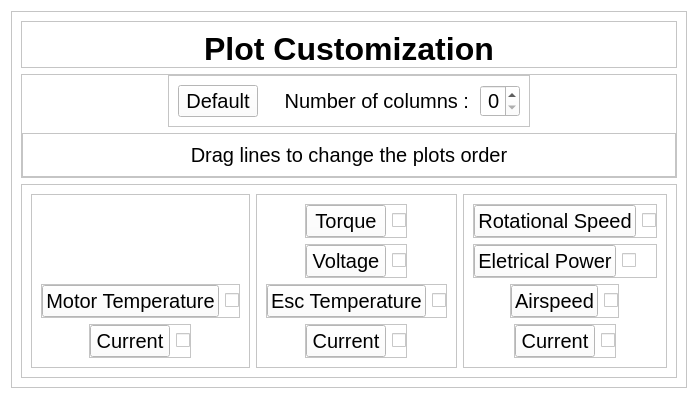
<?xml version="1.0" encoding="UTF-8"?>
<ui version="4.0">
 <class>Frame</class>
 <widget class="QFrame" name="Frame">
  <property name="geometry">
   <rect>
    <x>0</x>
    <y>0</y>
    <width>487</width>
    <height>414</height>
   </rect>
  </property>
  <property name="windowTitle">
   <string>Frame</string>
  </property>
  <property name="styleSheet">
   <string notr="true">*{
	background-color: rgb(255, 255, 255);
}



#headerLine{
	
	color: rgb(0, 0, 0);
}</string>
  </property>
  <layout class="QVBoxLayout" name="verticalLayout">
   <item alignment="Qt::AlignTop">
    <widget class="QFrame" name="frame_7">
     <property name="frameShape">
      <enum>QFrame::StyledPanel</enum>
     </property>
     <property name="frameShadow">
      <enum>QFrame::Raised</enum>
     </property>
     <layout class="QVBoxLayout" name="verticalLayout_6">
      <item alignment="Qt::AlignTop">
       <widget class="QFrame" name="headerTab">
        <property name="frameShape">
         <enum>QFrame::StyledPanel</enum>
        </property>
        <property name="frameShadow">
         <enum>QFrame::Raised</enum>
        </property>
        <layout class="QHBoxLayout" name="horizontalLayout">
         <property name="leftMargin">
          <number>0</number>
         </property>
         <property name="rightMargin">
          <number>0</number>
         </property>
         <property name="bottomMargin">
          <number>0</number>
         </property>
         <item>
          <widget class="QLabel" name="label">
           <property name="font">
            <font>
             <pointsize>24</pointsize>
             <weight>75</weight>
             <bold>true</bold>
            </font>
           </property>
           <property name="text">
            <string>Plot Customization</string>
           </property>
           <property name="alignment">
            <set>Qt::AlignCenter</set>
           </property>
          </widget>
         </item>
        </layout>
       </widget>
      </item>
      <item>
       <widget class="QFrame" name="optionsTab">
        <property name="frameShape">
         <enum>QFrame::StyledPanel</enum>
        </property>
        <property name="frameShadow">
         <enum>QFrame::Raised</enum>
        </property>
        <layout class="QVBoxLayout" name="verticalLayout_3">
         <property name="leftMargin">
          <number>0</number>
         </property>
         <property name="topMargin">
          <number>0</number>
         </property>
         <property name="rightMargin">
          <number>0</number>
         </property>
         <property name="bottomMargin">
          <number>0</number>
         </property>
         <item alignment="Qt::AlignHCenter">
          <widget class="QFrame" name="frame_2">
           <property name="frameShape">
            <enum>QFrame::StyledPanel</enum>
           </property>
           <property name="frameShadow">
            <enum>QFrame::Raised</enum>
           </property>
           <layout class="QHBoxLayout" name="horizontalLayout_2">
            <item alignment="Qt::AlignLeft|Qt::AlignVCenter">
             <widget class="QPushButton" name="pushButton">
              <property name="font">
               <font>
                <pointsize>15</pointsize>
               </font>
              </property>
              <property name="text">
               <string>Default</string>
              </property>
             </widget>
            </item>
            <item>
             <spacer name="horizontalSpacer">
              <property name="orientation">
               <enum>Qt::Horizontal</enum>
              </property>
              <property name="sizeHint" stdset="0">
               <size>
                <width>20</width>
                <height>20</height>
               </size>
              </property>
             </spacer>
            </item>
            <item alignment="Qt::AlignLeft">
             <widget class="QLabel" name="label_2">
              <property name="font">
               <font>
                <pointsize>15</pointsize>
               </font>
              </property>
              <property name="text">
               <string>Number of columns :</string>
              </property>
              <property name="alignment">
               <set>Qt::AlignRight|Qt::AlignTrailing|Qt::AlignVCenter</set>
              </property>
             </widget>
            </item>
            <item>
             <spacer name="horizontalSpacer_2">
              <property name="orientation">
               <enum>Qt::Horizontal</enum>
              </property>
              <property name="sizeHint" stdset="0">
               <size>
                <width>5</width>
                <height>20</height>
               </size>
              </property>
             </spacer>
            </item>
            <item>
             <widget class="QSpinBox" name="spinBox">
              <property name="maximumSize">
               <size>
                <width>40</width>
                <height>16777215</height>
               </size>
              </property>
              <property name="font">
               <font>
                <pointsize>15</pointsize>
               </font>
              </property>
              <property name="alignment">
               <set>Qt::AlignRight|Qt::AlignTrailing|Qt::AlignVCenter</set>
              </property>
              <property name="maximum">
               <number>4</number>
              </property>
             </widget>
            </item>
           </layout>
          </widget>
         </item>
         <item>
          <widget class="QFrame" name="frame">
           <property name="frameShape">
            <enum>QFrame::StyledPanel</enum>
           </property>
           <property name="frameShadow">
            <enum>QFrame::Raised</enum>
           </property>
           <layout class="QHBoxLayout" name="horizontalLayout_3">
            <item alignment="Qt::AlignTop">
             <widget class="QLabel" name="label_3">
              <property name="font">
               <font>
                <pointsize>15</pointsize>
               </font>
              </property>
              <property name="text">
               <string>Drag lines to change the plots order</string>
              </property>
              <property name="alignment">
               <set>Qt::AlignCenter</set>
              </property>
             </widget>
            </item>
           </layout>
          </widget>
         </item>
        </layout>
       </widget>
      </item>
      <item>
       <widget class="QFrame" name="frame_3">
        <property name="frameShape">
         <enum>QFrame::StyledPanel</enum>
        </property>
        <property name="frameShadow">
         <enum>QFrame::Raised</enum>
        </property>
        <layout class="QHBoxLayout" name="horizontalLayout_4">
         <item>
          <widget class="QFrame" name="frame_4">
           <property name="frameShape">
            <enum>QFrame::StyledPanel</enum>
           </property>
           <property name="frameShadow">
            <enum>QFrame::Raised</enum>
           </property>
           <layout class="QVBoxLayout" name="verticalLayout_2">
            <item alignment="Qt::AlignHCenter|Qt::AlignVCenter">
             <widget class="QFrame" name="thrustFrame">
              <property name="frameShape">
               <enum>QFrame::StyledPanel</enum>
              </property>
              <property name="frameShadow">
               <enum>QFrame::Raised</enum>
              </property>
             </widget>
            </item>
            <item alignment="Qt::AlignHCenter|Qt::AlignVCenter">
             <widget class="QFrame" name="currentFrame">
              <property name="frameShape">
               <enum>QFrame::StyledPanel</enum>
              </property>
              <property name="frameShadow">
               <enum>QFrame::Raised</enum>
              </property>
             </widget>
            </item>
            <item>
             <widget class="QFrame" name="mototTempFrame">
              <property name="frameShape">
               <enum>QFrame::StyledPanel</enum>
              </property>
              <property name="frameShadow">
               <enum>QFrame::Raised</enum>
              </property>
              <layout class="QHBoxLayout" name="horizontalLayout_9">
               <property name="leftMargin">
                <number>0</number>
               </property>
               <property name="topMargin">
                <number>0</number>
               </property>
               <property name="rightMargin">
                <number>0</number>
               </property>
               <property name="bottomMargin">
                <number>0</number>
               </property>
               <item>
                <widget class="QPushButton" name="motorTempBtn">
                 <property name="font">
                  <font>
                   <pointsize>15</pointsize>
                  </font>
                 </property>
                 <property name="text">
                  <string>Motor Temperature</string>
                 </property>
                 <property name="icon">
                  <iconset resource="../../resources/black_icons.qrc">
                   <normaloff>:/b_icons/icons-black/align-justify.svg</normaloff>:/b_icons/icons-black/align-justify.svg</iconset>
                 </property>
                </widget>
               </item>
               <item>
                <widget class="QCheckBox" name="motorTempBox">
                 <property name="text">
                  <string/>
                 </property>
                </widget>
               </item>
              </layout>
             </widget>
            </item>
            <item alignment="Qt::AlignHCenter">
             <widget class="QFrame" name="frame_10">
              <property name="frameShape">
               <enum>QFrame::StyledPanel</enum>
              </property>
              <property name="frameShadow">
               <enum>QFrame::Raised</enum>
              </property>
              <layout class="QHBoxLayout" name="horizontalLayout_8">
               <property name="leftMargin">
                <number>0</number>
               </property>
               <property name="topMargin">
                <number>0</number>
               </property>
               <property name="rightMargin">
                <number>0</number>
               </property>
               <property name="bottomMargin">
                <number>0</number>
               </property>
               <item>
                <widget class="QPushButton" name="curre">
                 <property name="font">
                  <font>
                   <pointsize>15</pointsize>
                  </font>
                 </property>
                 <property name="text">
                  <string>Current</string>
                 </property>
                 <property name="icon">
                  <iconset resource="../../resources/black_icons.qrc">
                   <normaloff>:/b_icons/icons-black/align-justify.svg</normaloff>:/b_icons/icons-black/align-justify.svg</iconset>
                 </property>
                </widget>
               </item>
               <item>
                <widget class="QCheckBox" name="checkBox_4">
                 <property name="text">
                  <string/>
                 </property>
                </widget>
               </item>
              </layout>
             </widget>
            </item>
           </layout>
          </widget>
         </item>
         <item>
          <widget class="QFrame" name="frame_5">
           <property name="frameShape">
            <enum>QFrame::StyledPanel</enum>
           </property>
           <property name="frameShadow">
            <enum>QFrame::Raised</enum>
           </property>
           <layout class="QVBoxLayout" name="verticalLayout_4">
            <item alignment="Qt::AlignHCenter">
             <widget class="QFrame" name="TorqueFrame">
              <property name="frameShape">
               <enum>QFrame::StyledPanel</enum>
              </property>
              <property name="frameShadow">
               <enum>QFrame::Raised</enum>
              </property>
              <layout class="QHBoxLayout" name="horizontalLayout_10">
               <property name="leftMargin">
                <number>0</number>
               </property>
               <property name="topMargin">
                <number>0</number>
               </property>
               <property name="rightMargin">
                <number>0</number>
               </property>
               <property name="bottomMargin">
                <number>0</number>
               </property>
               <item>
                <widget class="QPushButton" name="torqueBtn">
                 <property name="font">
                  <font>
                   <pointsize>15</pointsize>
                  </font>
                 </property>
                 <property name="text">
                  <string>Torque</string>
                 </property>
                 <property name="icon">
                  <iconset resource="../../resources/black_icons.qrc">
                   <normaloff>:/b_icons/icons-black/align-justify.svg</normaloff>:/b_icons/icons-black/align-justify.svg</iconset>
                 </property>
                </widget>
               </item>
               <item>
                <widget class="QCheckBox" name="torqueBox">
                 <property name="text">
                  <string/>
                 </property>
                </widget>
               </item>
              </layout>
             </widget>
            </item>
            <item alignment="Qt::AlignHCenter">
             <widget class="QFrame" name="voltageFrame">
              <property name="frameShape">
               <enum>QFrame::StyledPanel</enum>
              </property>
              <property name="frameShadow">
               <enum>QFrame::Raised</enum>
              </property>
              <layout class="QHBoxLayout" name="horizontalLayout_13">
               <property name="leftMargin">
                <number>0</number>
               </property>
               <property name="topMargin">
                <number>0</number>
               </property>
               <property name="rightMargin">
                <number>0</number>
               </property>
               <property name="bottomMargin">
                <number>0</number>
               </property>
               <item>
                <widget class="QPushButton" name="voltageBtn">
                 <property name="font">
                  <font>
                   <pointsize>15</pointsize>
                  </font>
                 </property>
                 <property name="text">
                  <string>Voltage</string>
                 </property>
                 <property name="icon">
                  <iconset resource="../../resources/black_icons.qrc">
                   <normaloff>:/b_icons/icons-black/align-justify.svg</normaloff>:/b_icons/icons-black/align-justify.svg</iconset>
                 </property>
                </widget>
               </item>
               <item>
                <widget class="QCheckBox" name="voltageBox">
                 <property name="text">
                  <string/>
                 </property>
                </widget>
               </item>
              </layout>
             </widget>
            </item>
            <item alignment="Qt::AlignHCenter">
             <widget class="QFrame" name="EscTempFrame">
              <property name="frameShape">
               <enum>QFrame::StyledPanel</enum>
              </property>
              <property name="frameShadow">
               <enum>QFrame::Raised</enum>
              </property>
              <layout class="QHBoxLayout" name="horizontalLayout_11">
               <property name="leftMargin">
                <number>0</number>
               </property>
               <property name="topMargin">
                <number>0</number>
               </property>
               <property name="rightMargin">
                <number>0</number>
               </property>
               <property name="bottomMargin">
                <number>0</number>
               </property>
               <item>
                <widget class="QPushButton" name="escTempBtn">
                 <property name="font">
                  <font>
                   <pointsize>15</pointsize>
                  </font>
                 </property>
                 <property name="text">
                  <string>Esc Temperature</string>
                 </property>
                 <property name="icon">
                  <iconset resource="../../resources/black_icons.qrc">
                   <normaloff>:/b_icons/icons-black/align-justify.svg</normaloff>:/b_icons/icons-black/align-justify.svg</iconset>
                 </property>
                </widget>
               </item>
               <item>
                <widget class="QCheckBox" name="EscTemBox">
                 <property name="text">
                  <string/>
                 </property>
                </widget>
               </item>
              </layout>
             </widget>
            </item>
            <item alignment="Qt::AlignHCenter">
             <widget class="QFrame" name="frame_14">
              <property name="frameShape">
               <enum>QFrame::StyledPanel</enum>
              </property>
              <property name="frameShadow">
               <enum>QFrame::Raised</enum>
              </property>
              <layout class="QHBoxLayout" name="horizontalLayout_12">
               <property name="leftMargin">
                <number>0</number>
               </property>
               <property name="topMargin">
                <number>0</number>
               </property>
               <property name="rightMargin">
                <number>0</number>
               </property>
               <property name="bottomMargin">
                <number>0</number>
               </property>
               <item>
                <widget class="QPushButton" name="pushButton_9">
                 <property name="font">
                  <font>
                   <pointsize>15</pointsize>
                  </font>
                 </property>
                 <property name="text">
                  <string>Current</string>
                 </property>
                 <property name="icon">
                  <iconset resource="../../resources/black_icons.qrc">
                   <normaloff>:/b_icons/icons-black/align-justify.svg</normaloff>:/b_icons/icons-black/align-justify.svg</iconset>
                 </property>
                </widget>
               </item>
               <item>
                <widget class="QCheckBox" name="checkBox_8">
                 <property name="text">
                  <string/>
                 </property>
                </widget>
               </item>
              </layout>
             </widget>
            </item>
           </layout>
          </widget>
         </item>
         <item>
          <widget class="QFrame" name="frame_6">
           <property name="frameShape">
            <enum>QFrame::StyledPanel</enum>
           </property>
           <property name="frameShadow">
            <enum>QFrame::Raised</enum>
           </property>
           <layout class="QVBoxLayout" name="verticalLayout_5">
            <item alignment="Qt::AlignHCenter">
             <widget class="QFrame" name="rpmFrame">
              <property name="frameShape">
               <enum>QFrame::StyledPanel</enum>
              </property>
              <property name="frameShadow">
               <enum>QFrame::Raised</enum>
              </property>
              <layout class="QHBoxLayout" name="horizontalLayout_14">
               <property name="leftMargin">
                <number>0</number>
               </property>
               <property name="topMargin">
                <number>0</number>
               </property>
               <property name="rightMargin">
                <number>0</number>
               </property>
               <property name="bottomMargin">
                <number>0</number>
               </property>
               <item>
                <widget class="QPushButton" name="rpmBtn">
                 <property name="font">
                  <font>
                   <pointsize>15</pointsize>
                  </font>
                 </property>
                 <property name="text">
                  <string>Rotational Speed</string>
                 </property>
                 <property name="icon">
                  <iconset resource="../../resources/black_icons.qrc">
                   <normaloff>:/b_icons/icons-black/align-justify.svg</normaloff>:/b_icons/icons-black/align-justify.svg</iconset>
                 </property>
                </widget>
               </item>
               <item>
                <widget class="QCheckBox" name="rpmBox">
                 <property name="text">
                  <string/>
                 </property>
                </widget>
               </item>
              </layout>
             </widget>
            </item>
            <item>
             <widget class="QFrame" name="frame_18">
              <property name="frameShape">
               <enum>QFrame::StyledPanel</enum>
              </property>
              <property name="frameShadow">
               <enum>QFrame::Raised</enum>
              </property>
              <layout class="QHBoxLayout" name="horizontalLayout_16">
               <property name="leftMargin">
                <number>0</number>
               </property>
               <property name="topMargin">
                <number>0</number>
               </property>
               <property name="rightMargin">
                <number>0</number>
               </property>
               <property name="bottomMargin">
                <number>0</number>
               </property>
               <item alignment="Qt::AlignHCenter">
                <widget class="QPushButton" name="pushButton_13">
                 <property name="font">
                  <font>
                   <pointsize>15</pointsize>
                  </font>
                 </property>
                 <property name="text">
                  <string>Eletrical Power</string>
                 </property>
                 <property name="icon">
                  <iconset resource="../../resources/black_icons.qrc">
                   <normaloff>:/b_icons/icons-black/align-justify.svg</normaloff>:/b_icons/icons-black/align-justify.svg</iconset>
                 </property>
                </widget>
               </item>
               <item>
                <widget class="QCheckBox" name="checkBox_12">
                 <property name="text">
                  <string/>
                 </property>
                </widget>
               </item>
              </layout>
             </widget>
            </item>
            <item alignment="Qt::AlignHCenter">
             <widget class="QFrame" name="airspeedFrame">
              <property name="frameShape">
               <enum>QFrame::StyledPanel</enum>
              </property>
              <property name="frameShadow">
               <enum>QFrame::Raised</enum>
              </property>
              <layout class="QHBoxLayout" name="horizontalLayout_15">
               <property name="leftMargin">
                <number>0</number>
               </property>
               <property name="topMargin">
                <number>0</number>
               </property>
               <property name="rightMargin">
                <number>0</number>
               </property>
               <property name="bottomMargin">
                <number>0</number>
               </property>
               <item>
                <widget class="QPushButton" name="airspeedBtn">
                 <property name="font">
                  <font>
                   <pointsize>15</pointsize>
                  </font>
                 </property>
                 <property name="text">
                  <string>Airspeed</string>
                 </property>
                 <property name="icon">
                  <iconset resource="../../resources/black_icons.qrc">
                   <normaloff>:/b_icons/icons-black/align-justify.svg</normaloff>:/b_icons/icons-black/align-justify.svg</iconset>
                 </property>
                </widget>
               </item>
               <item>
                <widget class="QCheckBox" name="airspeedBox">
                 <property name="text">
                  <string/>
                 </property>
                </widget>
               </item>
              </layout>
             </widget>
            </item>
            <item alignment="Qt::AlignHCenter">
             <widget class="QFrame" name="frame_19">
              <property name="frameShape">
               <enum>QFrame::StyledPanel</enum>
              </property>
              <property name="frameShadow">
               <enum>QFrame::Raised</enum>
              </property>
              <layout class="QHBoxLayout" name="horizontalLayout_17">
               <property name="leftMargin">
                <number>0</number>
               </property>
               <property name="topMargin">
                <number>0</number>
               </property>
               <property name="rightMargin">
                <number>0</number>
               </property>
               <property name="bottomMargin">
                <number>0</number>
               </property>
               <item>
                <widget class="QPushButton" name="pushButton_14">
                 <property name="font">
                  <font>
                   <pointsize>15</pointsize>
                  </font>
                 </property>
                 <property name="text">
                  <string>Current</string>
                 </property>
                 <property name="icon">
                  <iconset resource="../../resources/black_icons.qrc">
                   <normaloff>:/b_icons/icons-black/align-justify.svg</normaloff>:/b_icons/icons-black/align-justify.svg</iconset>
                 </property>
                </widget>
               </item>
               <item>
                <widget class="QCheckBox" name="checkBox_13">
                 <property name="text">
                  <string/>
                 </property>
                </widget>
               </item>
              </layout>
             </widget>
            </item>
           </layout>
          </widget>
         </item>
        </layout>
       </widget>
      </item>
     </layout>
    </widget>
   </item>
  </layout>
 </widget>
 <resources>
  <include location="../../resources/black_icons.qrc"/>
 </resources>
 <connections/>
</ui>
